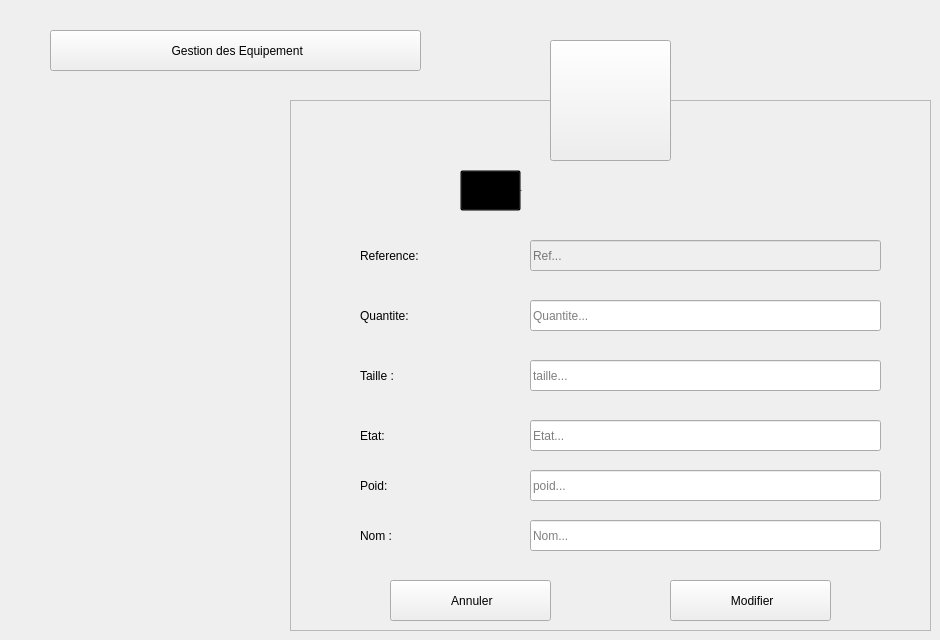
    <widget class="QWidget" name="Modifier_equipement">
     <widget class="QToolButton" name="toolButton_5">
      <property name="geometry">
       <rect>
        <x>550</x>
        <y>40</y>
        <width>121</width>
        <height>121</height>
       </rect>
      </property>
      <property name="styleSheet">
       <string notr="true"/>
      </property>
      <property name="text">
       <string/>
      </property>
      <property name="icon">
       <iconset resource="ressource.qrc">
        <normaloff>:/ressource/image/police-walkie-talkie.png</normaloff>:/ressource/image/police-walkie-talkie.png</iconset>
      </property>
      <property name="iconSize">
       <size>
        <width>64</width>
        <height>64</height>
       </size>
      </property>
     </widget>
     <widget class="QFrame" name="frame_5">
      <property name="geometry">
       <rect>
        <x>290</x>
        <y>100</y>
        <width>641</width>
        <height>531</height>
       </rect>
      </property>
      <property name="styleSheet">
       <string notr="true"/>
      </property>
      <property name="frameShape">
       <enum>QFrame::StyledPanel</enum>
      </property>
      <property name="frameShadow">
       <enum>QFrame::Raised</enum>
      </property>
      <widget class="QLabel" name="L_ModifierIntervenant">
       <property name="geometry">
        <rect>
         <x>220</x>
         <y>70</y>
         <width>281</width>
         <height>41</height>
        </rect>
       </property>
       <property name="font">
        <font>
         <family>century gothic</family>
         <pointsize>-1</pointsize>
         <weight>75</weight>
         <bold>true</bold>
        </font>
       </property>
       <property name="styleSheet">
        <string notr="true">background: transparent;</string>
       </property>
       <property name="text">
        <string>Modifier un equipement</string>
       </property>
      </widget>
      <widget class="QLabel" name="L_MNomIntervenant">
       <property name="geometry">
        <rect>
         <x>70</x>
         <y>420</y>
         <width>121</width>
         <height>31</height>
        </rect>
       </property>
       <property name="styleSheet">
        <string notr="true">background: transparent;</string>
       </property>
       <property name="text">
        <string>Nom :</string>
       </property>
      </widget>
      <widget class="QLabel" name="L_MPrenomIntervenant">
       <property name="geometry">
        <rect>
         <x>70</x>
         <y>200</y>
         <width>121</width>
         <height>31</height>
        </rect>
       </property>
       <property name="styleSheet">
        <string notr="true">background: transparent;</string>
       </property>
       <property name="text">
        <string>Quantite:</string>
       </property>
      </widget>
      <widget class="QLabel" name="L_MnationaliteIntervenant">
       <property name="geometry">
        <rect>
         <x>70</x>
         <y>260</y>
         <width>131</width>
         <height>31</height>
        </rect>
       </property>
       <property name="styleSheet">
        <string notr="true">background: transparent;</string>
       </property>
       <property name="text">
        <string>Taille :</string>
       </property>
      </widget>
      <widget class="QLabel" name="L_MLocalIntervenant">
       <property name="geometry">
        <rect>
         <x>70</x>
         <y>320</y>
         <width>141</width>
         <height>31</height>
        </rect>
       </property>
       <property name="styleSheet">
        <string notr="true">background: transparent;</string>
       </property>
       <property name="text">
        <string>Etat:</string>
       </property>
      </widget>
      <widget class="QLabel" name="L_MMailIntervenant">
       <property name="geometry">
        <rect>
         <x>70</x>
         <y>370</y>
         <width>141</width>
         <height>31</height>
        </rect>
       </property>
       <property name="styleSheet">
        <string notr="true">background: transparent;</string>
       </property>
       <property name="text">
        <string>Poid:</string>
       </property>
      </widget>
      <widget class="QLineEdit" name="LE_MNomEquipement">
       <property name="geometry">
        <rect>
         <x>240</x>
         <y>420</y>
         <width>351</width>
         <height>31</height>
        </rect>
       </property>
       <property name="placeholderText">
        <string>Nom...</string>
       </property>
      </widget>
      <widget class="QLineEdit" name="LE_MQuantiteEquipement">
       <property name="geometry">
        <rect>
         <x>240</x>
         <y>200</y>
         <width>351</width>
         <height>31</height>
        </rect>
       </property>
       <property name="placeholderText">
        <string>Quantite...</string>
       </property>
      </widget>
      <widget class="QLineEdit" name="LE_MTailleEquipement">
       <property name="geometry">
        <rect>
         <x>240</x>
         <y>260</y>
         <width>351</width>
         <height>31</height>
        </rect>
       </property>
       <property name="placeholderText">
        <string>taille...</string>
       </property>
      </widget>
      <widget class="QLineEdit" name="LE_MEtatEquipement">
       <property name="geometry">
        <rect>
         <x>240</x>
         <y>320</y>
         <width>351</width>
         <height>31</height>
        </rect>
       </property>
       <property name="placeholderText">
        <string>Etat...</string>
       </property>
      </widget>
      <widget class="QLineEdit" name="LE_MPoidEquipement">
       <property name="geometry">
        <rect>
         <x>240</x>
         <y>370</y>
         <width>351</width>
         <height>31</height>
        </rect>
       </property>
       <property name="placeholderText">
        <string>poid...</string>
       </property>
      </widget>
      <widget class="QPushButton" name="B_MConfirmerEquipement">
       <property name="geometry">
        <rect>
         <x>380</x>
         <y>480</y>
         <width>161</width>
         <height>41</height>
        </rect>
       </property>
       <property name="cursor">
        <cursorShape>PointingHandCursor</cursorShape>
       </property>
       <property name="text">
        <string> Modifier</string>
       </property>
       <property name="icon">
        <iconset resource="ressource.qrc">
         <normaloff>:/ressource/image/confirm.png</normaloff>:/ressource/image/confirm.png</iconset>
       </property>
       <property name="iconSize">
        <size>
         <width>20</width>
         <height>20</height>
        </size>
       </property>
      </widget>
      <widget class="QPushButton" name="B_MAnuulerEquipement">
       <property name="geometry">
        <rect>
         <x>100</x>
         <y>480</y>
         <width>161</width>
         <height>41</height>
        </rect>
       </property>
       <property name="cursor">
        <cursorShape>PointingHandCursor</cursorShape>
       </property>
       <property name="text">
        <string> Annuler</string>
       </property>
       <property name="icon">
        <iconset resource="ressource.qrc">
         <normaloff>:/ressource/image/close.png</normaloff>:/ressource/image/close.png</iconset>
       </property>
       <property name="iconSize">
        <size>
         <width>16</width>
         <height>16</height>
        </size>
       </property>
      </widget>
      <widget class="QToolButton" name="toolButton_6">
       <property name="geometry">
        <rect>
         <x>170</x>
         <y>70</y>
         <width>61</width>
         <height>41</height>
        </rect>
       </property>
       <property name="styleSheet">
        <string notr="true">background: transparent;</string>
       </property>
       <property name="text">
        <string/>
       </property>
       <property name="icon">
        <iconset>
         <normaloff>:/Recources/Images/edit-user.gif</normaloff>:/Recources/Images/edit-user.gif</iconset>
       </property>
       <property name="iconSize">
        <size>
         <width>30</width>
         <height>30</height>
        </size>
       </property>
      </widget>
      <widget class="QLabel" name="L_MCinIntervenant">
       <property name="geometry">
        <rect>
         <x>70</x>
         <y>140</y>
         <width>121</width>
         <height>31</height>
        </rect>
       </property>
       <property name="styleSheet">
        <string notr="true">background: transparent;</string>
       </property>
       <property name="text">
        <string>Reference:</string>
       </property>
      </widget>
      <widget class="QLineEdit" name="LE_MReference">
       <property name="enabled">
        <bool>false</bool>
       </property>
       <property name="geometry">
        <rect>
         <x>240</x>
         <y>140</y>
         <width>351</width>
         <height>31</height>
        </rect>
       </property>
       <property name="placeholderText">
        <string>Ref...</string>
       </property>
      </widget>
     </widget>
     <widget class="QPushButton" name="B_BackToGestionsEquipement_4">
      <property name="geometry">
       <rect>
        <x>50</x>
        <y>30</y>
        <width>371</width>
        <height>41</height>
       </rect>
      </property>
      <property name="cursor">
       <cursorShape>PointingHandCursor</cursorShape>
      </property>
      <property name="text">
       <string> Gestion des Equipement</string>
      </property>
      <property name="icon">
       <iconset resource="ressource.qrc">
        <normaloff>:/ressource/image/back-arrow.png</normaloff>:/ressource/image/back-arrow.png</iconset>
      </property>
     </widget>
     <zorder>frame_5</zorder>
     <zorder>toolButton_5</zorder>
     <zorder>B_BackToGestionsEquipement_4</zorder>
    </widget>
